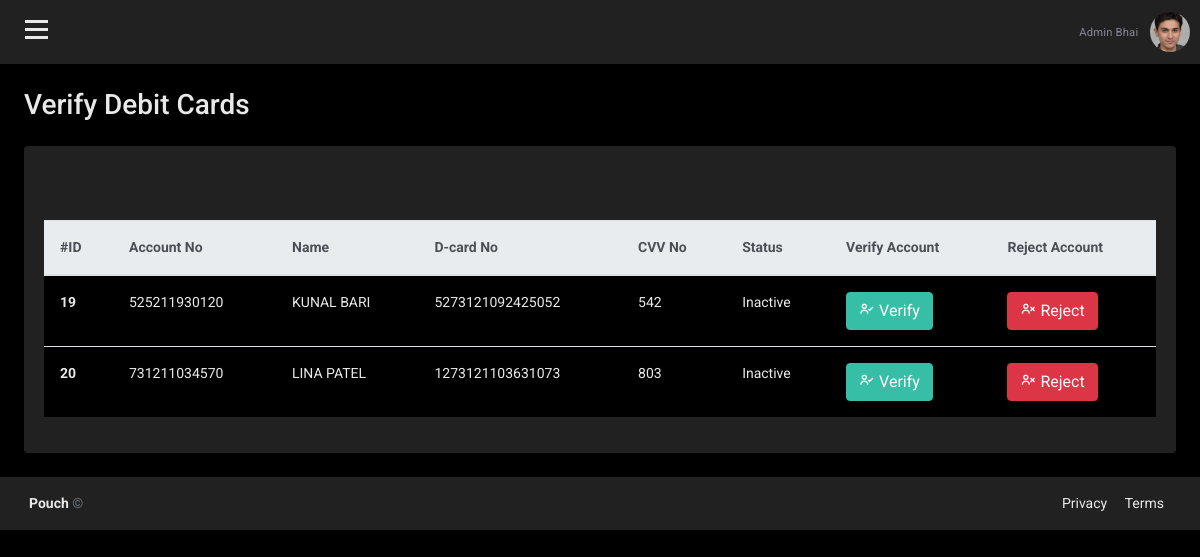
The app's page /admin/cards.php (signed in) with its own data.
### tables this page shows
CREATE TABLE `customer_detail` (
  `C_No` int(11) NOT NULL,
  `Account_No` varchar(12) NOT NULL,
  `C_First_Name` text NOT NULL,
  `C_Last_Name` text NOT NULL,
  `Gender` text NOT NULL,
  `C_Father_Name` text NOT NULL,
  `C_Mother_Name` text NOT NULL,
  `C_Birth_Date` date NOT NULL,
  `C_Adhar_No` varchar(12) NOT NULL,
  `C_Pan_No` varchar(10) NOT NULL,
  `C_Mobile_No` varchar(10) NOT NULL,
  `C_Email` varchar(200) NOT NULL,
  `C_Pincode` varchar(6) NOT NULL,
  `C_Adhar_Doc` varchar(500) NOT NULL,
  `C_Pan_Doc` varchar(500) NOT NULL,
  `Create_Date` date NOT NULL DEFAULT current_timestamp(),
  `ProfileColor` varchar(100) NOT NULL,
  `ProfileImage` varchar(400) NOT NULL,
  `Bio` varchar(100) NOT NULL
);

CREATE TABLE `cards` (
  `srNo` int(11) NOT NULL,
  `AccountNo` varchar(12) NOT NULL,
  `Name` varchar(80) NOT NULL,
  `CardNo` varchar(16) NOT NULL,
  `cvv` int(3) NOT NULL,
  `IssuedDate` varchar(20) NOT NULL,
  `ExpiryDate` varchar(20) NOT NULL,
  `Status` varchar(12) NOT NULL,
  `Verified` varchar(12) NOT NULL
);

### admin/adminData.php (called while the page is built, shortened)
<?php
    $AccountNo = $_SESSION['accountNo'];
    $query = "SELECT * FROM customer_detail WHERE Account_No = '$AccountNo'";
    $result = mysqli_query($conn, $query) or die(mysqli_error($conn));
    if (mysqli_num_rows($result) > 0) {
        while ($row = mysqli_fetch_assoc($result)) {
            $Fname = $row['C_First_Name'];
            $Lname = $row['C_Last_Name'];
            $Profile = $row['ProfileImage'];
        }
        $Admin = $Fname." ".$Lname;
        $AdminProfile = "../user/".$Profile;
    }
?>

### admin/cards.php (the view, shortened to what this page needs)
<?php
include "../admin/connection.php";
include "../admin/adminData.php";
?>
<!doctype html>
<html lang="en">
<head>
    <link rel="stylesheet" href="https://stackpath.bootstrapcdn.com/bootstrap/4.1.3/css/bootstrap.min.css">
    <link href='https://unpkg.com/boxicons@2.0.7/css/boxicons.min.css' rel='stylesheet'>
    <link rel="stylesheet" href="https://use.fontawesome.com/releases/v5.7.2/css/all.css">
    <link rel="stylesheet" href="../admin/css/accounts/OpenAccount.css">
</head>
<body class="dark_bg">
    <div id="wrapper">
        <div id="page-content-wrapper">
            <div id="content">
                <div class="container-fluid p-0 px-lg-0 px-md-0">
                    <nav class="navbar navbar-expand navbar-light gray_bg my-navbar">
                        <div type="button" id="bar" class="nav-icon1 hamburger animated fadeInLeft is-closed" data-toggle="offcanvas">
                            <span class="light_bg"></span>
                            <span class="light_bg"></span>
                            <span class="light_bg"></span>
                        </div>
                        <ul class="navbar-nav ml-auto">
                            <li class="nav-item ">
                                <a class="nav-link " href="#" role="button">
                                    <span class="mr-2 d-none d-lg-inline text-gray-600 small"><?php echo $Admin ?></span>
                                    <img id="AdminDropdown" class="img-profile rounded-circle" src="<?php echo $AdminProfile; ?>">
                                </a>
                            </li>
                        </ul>
                    </nav>
                    <div class="container-fluid px-lg-4 dark_bg light">
                        <div class="row">
                            <div class="col-md-12 mt-lg-4 mt-4">
                                <div class="d-sm-flex align-items-center justify-content-between mb-4">
                                    <h1 class="h3 mb-0 light">Verify Debit Cards</h1>
                                </div>
                            </div>
                            <div class="col-md-12">
                                <div class="row">
                                    <div class="col-sm-12">
                                        <div class="card gray_bg">
                                            <div class="card-body ">
                                                <?php
                                                $query = "SELECT * FROM cards WHERE Verified='No'";
                                                $result = mysqli_query($conn, $query) or die("query fail");
                                                if (mysqli_num_rows($result) > 0) {
                                                ?>
                                                    <div class="table-responsive">
                                                        <table id="EditTable" class="table v-middle" style="margin-top: 30px;">
                                                            <thead class="thead-light">
                                                                <tr>
                                                                    <th scope="col">#ID</th>
                                                                    <th scope="col">Account No</th>
                                                                    <th scope="col">Name</th>
                                                                    <th scope="col">D-card No</th>
                                                                    <th scope="col">CVV No</th>
                                                                    <th scope="col">Status</th>
                                                                    <th scope="col">Verify Account</th>
                                                                    <th scope="col">Reject Account</th>
                                                                </tr>
                                                            </thead>
                                                            <tbody class="dark_bg">
                                                                <?php
                                                                while ($row = mysqli_fetch_assoc($result)) {
                                                                ?>
                                                                    <tr>
                                                                        <th class="light" scope="row"><?php echo $row['srNo']; ?></th>
                                                                        <td class="light"><?php echo $row['AccountNo']; ?></td>
                                                                        <td class="light"><?php echo $row['Name']; ?></td>
                                                                        <td class="light"><?php echo $row['CardNo']; ?></td>
                                                                        <td class="light"><?php echo $row['cvv']; ?></td>
                                                                        <td class="light"><?php echo $row['Status']; ?></td>
                                                                        <td class="light">
                                                                            <button id="<?php echo $row['AccountNo']; ?>" class="btn btn-success verify_data"><i class='bx bx-user-check'></i> Verify</button>
                                                                        </td>
                                                                        <td class="light">
                                                                            <button id="<?php echo $row['AccountNo'];
                                                                                        ?>" class="btn btn-danger reject_data"><i class='bx bx-user-x'></i> Reject</button>
                                                                        </td>
                                                                    </tr>
                                                                <?php
                                                                }
                                                            } else {
                                                                ?>
                                                                <h1 class="light" style="text-align: center;">No Debit Card for Verification</h1>
                                                            <?php
                                                            }
                                                            ?>
                                                            </tbody>
                                                        </table>
                                                    </div>
                                            </div>
                                        </div>
                                    </div>
                                </div>
                            </div>
                        </div>
                    </div>
                </div>
                <footer class="footer gray_bg">
                    <div class="container-fluid">
                        <div class="row text-muted">
                            <div class="col-6 text-left">
                                <p class="mb-0">
                                    <a href="../index.php" class="text-muted light"><strong>Pouch
                                        </strong></a> &copy
                                </p>
                            </div>
                            <div class="col-6 text-right">
                                <ul class="list-inline">
                                    <li class="footer-item">
                                        <a class="text-muted light" href="../privacypolicy.html">Privacy</a>
                                    </li>
                                    <li class="footer-item">
                                        <a class="text-muted light" href="../terms.html">Terms</a>
                                    </li>
                                </ul>
                            </div>
                        </div>
                    </div>
                </footer>
            </div>
        </div>
    </div>
</body>
</html>

### admin/css/accounts/OpenAccount.css (style rules this page uses)
:root { --light: #e9e9e9; --dark: #000000; --gray: #212121; --lightGray: #424242; --lightblue: #5300e8; }
.light { color: var(--light) !important; }
.light_bg { background-color: var(--light) !important; }
.dark_bg { background-color: var(--dark) !important; }
.gray_bg { background-color: var(--gray) !important; }
body { position: relative; overflow-x: hidden; background: #f7f7fc; font-family: 'Roboto', sans-serif; }
body, html { height: 100%; }
.navbar-nav>li>a, .submenu-box ul li a { color: white !important; text-transform: capitalize; font-size: 14px; padding: 10px 10px 10px 20px !important; display: block; font-weight: 400; position: relative; z-index: 2; font-family: 'Roboto', sans-serif; letter-spacing: .2px; }
.navbar-nav li { display: block !important; margin: 2px 0px; }
.nav-item .nav-link { display: block; color: white !important; text-transform: capitalize; text-decoration: none; padding: 6px 10px; transition: 0.4s ease; }
#page-content-wrapper { width: 100%; transition: all 0.5s ease; }
.nav-icon1 { z-index: 999; position: relative; display: block; width: 23px; margin: 0px 30px 0px 25px; cursor: pointer; height: 25px; }
.nav-icon1 span { position: absolute; top: 0; width: 100%; height: 3px; cursor: pointer; background-color: #5d5d5d; left: 0; transform: rotate(0deg); transition: .30s ease-in-out; }
.nav-icon1 span:nth-of-type(1) { top: 0; }
.nav-icon1 span:nth-of-type(2) { top: 8px; }
.nav-icon1 span:nth-of-type(3) { top: 16px; }
.my-navbar { padding: 0px; background-color: white; box-shadow: 0 1px 1px 0 rgba(0, 0, 0, .16); }
.text-gray-600 { color: #858796 !important; }
.nav-link .img-profile { height: 40px; width: 40px; }
.card { margin-bottom: 24px; border: none; box-shadow: 0 0 0.875rem 0 rgba(33, 37, 41, .05); }
.card-body { flex: 1 1 auto; min-height: 1px; padding: 1.25rem; cursor: pointer; }
.btn-success { color: #fff; background-color: #36bea6; border-color: #36bea6; }
.table td, .table th { padding: 1rem; font-size: 14px; color: #333; vertical-align: top; border-top: 1px solid #dee2e6; }
footer.footer { padding: 1rem .875rem; direction: ltr; background: #fff; }
footer.footer ul { margin: 0px; list-style: none; }
.footer ul li { display: inline-block; margin: 0px 7px; }
.text-muted { font-size: 14px; }

### records on screen
customer_detail: Admin "Admin Bhai", ProfileImage (picture)
cards: srNo "19", AccountNo "525211930120", Name "KUNAL BARI", CardNo "5273121092425052", cvv "542", Status "Inactive"
cards: srNo "20", AccountNo "731211034570", Name "LINA PATEL", CardNo "1273121103631073", cvv "803", Status "Inactive"
